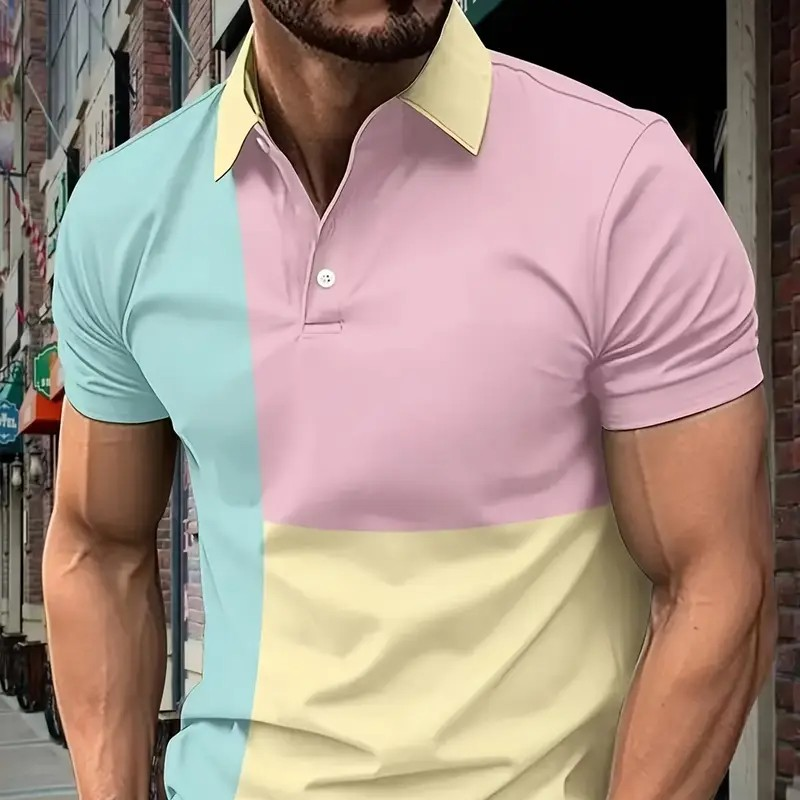
#> input picture PythonCS101/HW13.1/shirt2.jpg, 800 x 800 px, found by its file name
$ python inputToFunctions.py
#> lines starting #> are read from the running program, lines starting #| are printed output that depends on the picture
#> further down, img is the input picture: PIL image 800x800 RGB; mean R, G, B 163.4, 144.6, 134.4
# Name: Betero Tiikana
# Course: CS101

# Write a function that accepts a picture as a parameter, decreases the blue values in the lower left quarter by 28% and negates the pixels in the upper right quarter.
# Return the modified picture to the main program and display the picture from there.
from PIL import Image

def decreaseBlueValuesAndNegate(pic):
    pixelArray = pic.load()
    width, height = pic.size
#> width = 800; height = 800

    # Bottom left quarter
    for y in range(height // 2, height):
        for x in range(width // 2):
            r, g, b = pixelArray[x, y]
            newB = int(b * 0.72) # decrease blue by 28%
            pixelArray[x, y] = (r, g, newB)

    # Upper right quarter
    for y in range(height // 2):
        for x in range(width // 2, width):
            r, g, b = pixelArray[x, y]
            pixelArray[x, y] = (255 - r, 255 - g, 255 - b) # negate pixels

    pic.show()
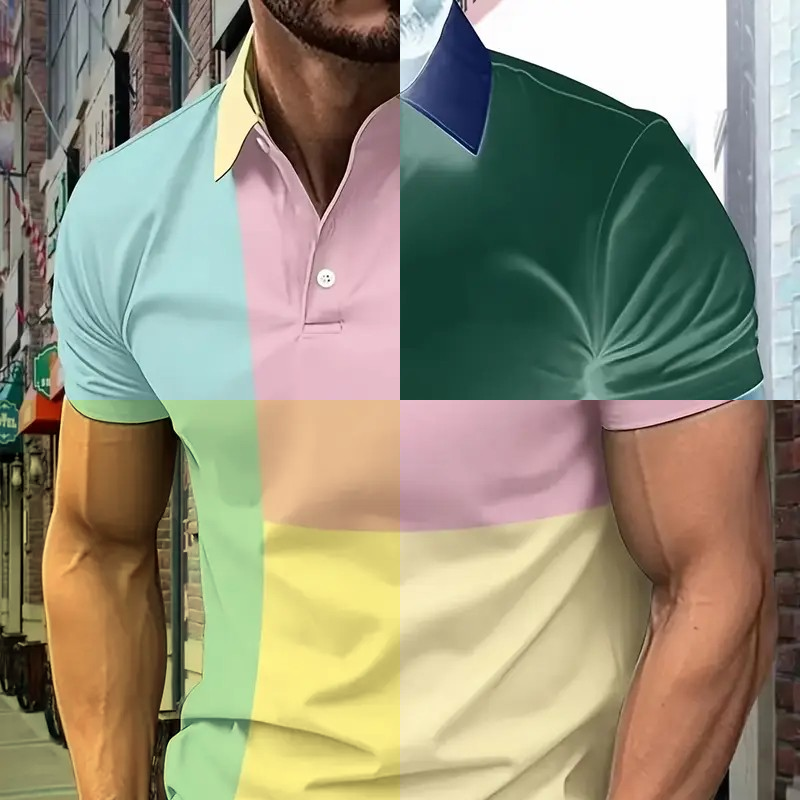
#> shown: PIL image 800x800 RGB; mean R, G, B 148.4, 144.1, 121.9
    return pic

img = Image.open("shirt2.jpg")
modifiedImg = decreaseBlueValuesAndNegate(img)
